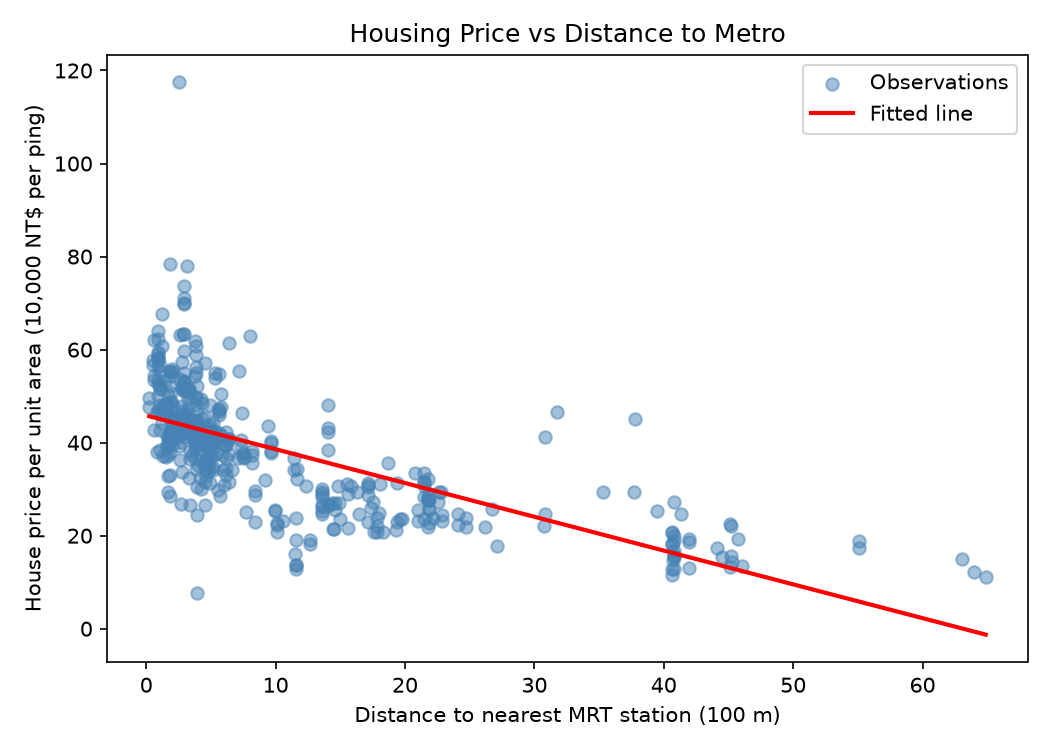

The Python source for this figure:
import pandas as pd
import matplotlib.pyplot as plt
from sklearn.linear_model import LinearRegression

# Load data and make the feature (distance in units of 100 m)
homes = pd.read_csv("real_estate.csv")
homes["distance_100m"] = homes["X3 distance to the nearest MRT station"] / 100
X = homes[["distance_100m"]]
y = homes["Y house price of unit area"]
print("Rows used:", len(homes))

# (a) Fit LinearRegression on all 414 rows
model = LinearRegression()
model.fit(X, y)
slope = model.coef_[0]
intercept = model.intercept_
print(f"Slope: {slope:.2f} price units per 100 m")
print(f"Intercept: {intercept:.2f} price units")

# (b) Predict at 500 m (= 5 hundred-metre units)
new_house = pd.DataFrame({"distance_100m": [5]})
pred_500 = model.predict(new_house)[0]
print(f"Predicted price per unit area at 500 m: {pred_500:.2f}")

# (c) Meaning of the slope
print(
    f"Each extra 100 m from the metro station changes the predicted price "
    f"by {slope:.2f} units (about {abs(slope) * 10000:,.0f} NT$ per ping)."
)

# (c) Plot observations and the fitted line
x_line = pd.DataFrame(
    {"distance_100m": [X["distance_100m"].min(), X["distance_100m"].max()]}
)
plt.figure(figsize=(7, 5))
plt.scatter(X["distance_100m"], y, alpha=0.5, color="steelblue", label="Observations")
plt.plot(
    x_line["distance_100m"],
    model.predict(x_line),
    color="red",
    linewidth=2,
    label="Fitted line",
)
plt.xlabel("Distance to nearest MRT station (100 m)")
plt.ylabel("House price per unit area (10,000 NT$ per ping)")
plt.title("Housing Price vs Distance to Metro")
plt.legend()
plt.tight_layout()
plt.savefig("task1_housing.png", dpi=150)
print("Saved task1_housing.png")
